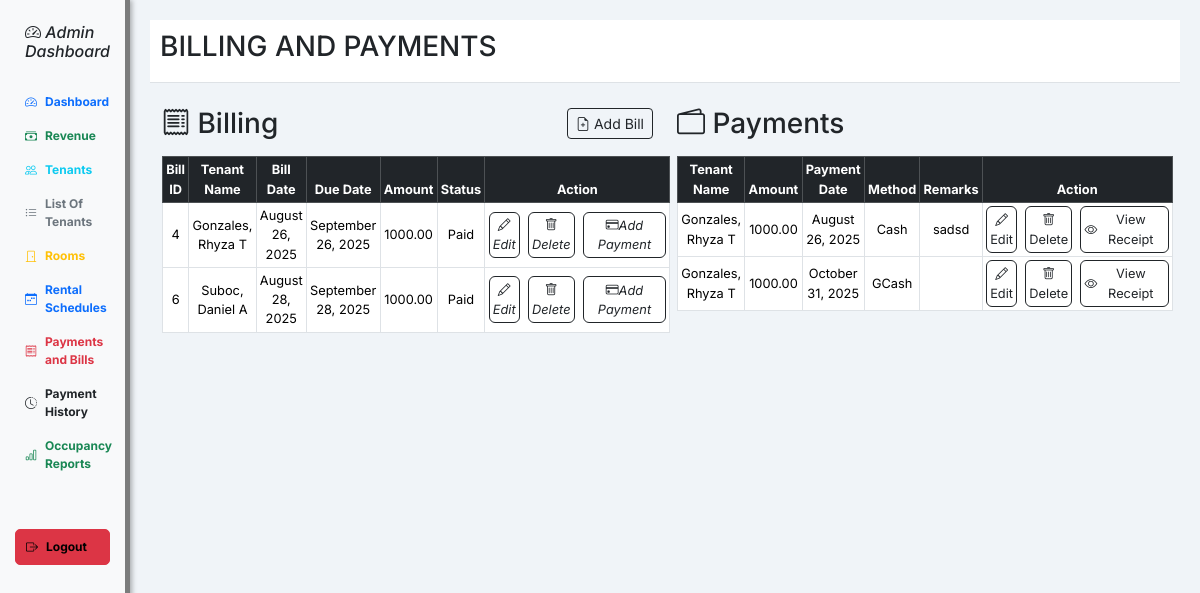
The app's page /admin/bills_payment.php with its own data.
### tables this page shows
CREATE TABLE `billing` (
  `bill_id` int(11) NOT NULL,
  `tenant_id` int(11) NOT NULL,
  `bill_date` date NOT NULL,
  `due_date` date DEFAULT NULL,
  `amount` decimal(10,2) NOT NULL,
  `status` enum('Pending','Paid') DEFAULT 'Pending',
  `email` varchar(255) DEFAULT NULL,
  `remarks` varchar(255) DEFAULT NULL
);

CREATE TABLE `tenant` (
  `tenant_id` int(11) NOT NULL,
  `firstname` varchar(255) NOT NULL,
  `lastname` varchar(255) NOT NULL,
  `mi` varchar(10) NOT NULL,
  `contactno` varchar(20) NOT NULL,
  `email` varchar(255) NOT NULL,
  `account_created` timestamp NOT NULL DEFAULT current_timestamp() ON UPDATE current_timestamp(),
  `status` varchar(100) DEFAULT NULL,
  `room_id` int(11) DEFAULT NULL
);

CREATE TABLE `payments` (
  `payment_id` int(11) NOT NULL,
  `bill_id` int(11) NOT NULL,
  `tenant_id` int(11) NOT NULL,
  `payment_date` date NOT NULL,
  `amount` decimal(10,2) NOT NULL,
  `payment_method` varchar(50) NOT NULL,
  `remarks` text DEFAULT NULL
);

### admin/bills_payment.php (the view, shortened to what this page needs)
<!DOCTYPE html>
<html lang="en">
<head>
  <link href="https://cdn.jsdelivr.net/npm/bootstrap@5.3.1/dist/css/bootstrap.min.css" rel="stylesheet" />
    <link rel="stylesheet" href="https://cdn.jsdelivr.net/npm/bootstrap-icons@1.11.3/font/bootstrap-icons.css">
</head>
<body>
  <div class="d-flex">
    <nav class="sidebar">
      <h3 class="text-dark" style="font-size: 1.1rem;"><a href="dashboard.php" style="text-decoration: none; color: inherit;"> <strong>
            <h6> <i class="bi bi-speedometer2">
              Admin Dashboard</i> </h6>
          </strong></a></h3>
      <a href="dashboard.php" class="d-flex align-items-center gap-2 fw-bold text-primary">
        <i class="bi bi-speedometer2"></i> Dashboard
      </a>
      <a href="revenue.php" class="d-flex align-items-center gap-2 fw-bold text-success">
        <i class="bi bi-cash-stack"></i> Revenue
      </a>
      <a href="tenants.php" class="d-flex align-items-center gap-2 fw-bold text-info">
        <i class="bi bi-people"></i> Tenants
      </a>
      <a href="tenantlist.php" class="d-flex align-items-center gap-2 fw-bold text-secondary">
        <i class="bi bi-list-ul"></i> List Of Tenants
      </a>
      <a href="rooms.php" class="d-flex align-items-center gap-2 fw-bold text-warning">
        <i class="bi bi-door-closed"></i> Rooms
      </a>
      <a href="rentalsched.php" class="d-flex align-items-center gap-2 fw-bold text-primary">
        <i class="bi bi-calendar-week"></i> Rental Schedules
      </a>
      <a href="bills_payment.php" class="d-flex align-items-center gap-2 fw-bold text-danger">
        <i class="bi bi-receipt"></i> Payments and Bills
      </a>
      <a href="payment_history.php" class="d-flex align-items-center gap-2 fw-bold text-dark">
        <i class="bi bi-clock-history"></i> Payment History
      </a>
      <a href="occupancy.php" class="d-flex align-items-center gap-2 fw-bold text-success">
        <i class="bi bi-bar-chart"></i> Occupancy Reports
      </a>
      <a href="logout.php" class="mt-5 btn btn-danger btn-sm d-flex align-items-center gap-2 fw-bold" onclick="return confirm('Are you sure you want to logout?')">
        <i class="bi bi-box-arrow-right"></i> Logout
      </a>
    </nav>
    <div class="content">
      <div class="header">
        <h3 class="">BILLING AND PAYMENTS</h3>
      </div>
      <div class="container mt-4">
        <div class="row">
          <div class="col-md-6">
            <div class="d-flex justify-content-between align-items-center mb-3">
              <h3 class="text-dark mb-0"><i class="bi bi-receipt"></i> Billing</h3>
              <button class="btn btn-outline-dark btn-sm" data-bs-toggle="modal" data-bs-target="#addBillModal">
                 <i class="bi bi-file-earmark-plus"></i> Add Bill
              </button>
            </div>
            <table class="table table-xs table-bordered align-middle text-center" style="width: 100%; margin: 0;">
              <thead class="table-dark">
                <tr>
                  <th>Bill ID</th>
                  <th>Tenant Name</th>
                  <th>Bill Date</th>
                  <th>Due Date</th>
                  <th>Amount</th>
                  <th>Status</th>
                  <th>Action</th>
                </tr>
              </thead>
              <tbody>
                <?php
                include '../conn.php';
                $data = mysqli_query($conn, "SELECT billing.bill_id, tenant.lastname, tenant.firstname, tenant.mi, billing.bill_date, billing.due_date, billing.amount, billing.status FROM billing JOIN tenant ON billing.tenant_id = tenant.tenant_id");
                while ($display = mysqli_fetch_array($data)) {
                ?>
                  <tr>
                    <td><?php echo $display['bill_id'] ?></td>
                    <td><?php echo $display['lastname'] . ', ' . $display['firstname'] . ' ' . $display['mi']; ?></td>
                    <td><?php echo date("F d, Y", strtotime($display['bill_date'])); ?></td>
                    <td><?php echo date("F d, Y", strtotime($display['due_date'])); ?></td>
                    <td><?php echo $display['amount']; ?></td>
                    <td><?php echo $display['status']; ?></td>
                    <td>
                      <div class="d-flex justify-content-center gap-2">
                        <button class="btn btn-outline-dark btn-xs" data-bs-toggle="modal" data-bs-target="#editModal<?php echo $display['bill_id']; ?>">
                          <i class="bi bi-pencil">Edit</i>
                        </button>
                        <button class="btn btn-outline-dark btn-xs" data-bs-toggle="modal" data-bs-target="#deleteModal<?php echo $display['bill_id']; ?>"><i class="bi bi-trash">Delete</i></button>
                        <button class="btn btn-outline-dark btn-xs w-100" data-bs-toggle="modal" data-bs-target="#addPaymentModal<?php echo $display['bill_id']; ?>"><i class = 'bi bi-credit-card'>Add Payment</i></button>
                      </div>
                    </td>
                  </tr>
                <?php
                }
                ?>
              </tbody>
            </table>
          </div>
          <div class="col-md-6">
            <div class="d-flex justify-content-between align-items-center mb-3">
              <h3 class="text-dark mb-0"><i class="bi bi-wallet2"></i> Payments</h3>
            </div>
            <table class="table table-xs table-bordered align-middle text-center" style="width: 100%;">
              <thead class="table-dark">
                <tr>
                  <th>Tenant Name</th>
                  <th>Amount</th>
                  <th>Payment Date</th>
                  <th>Method</th>
                  <th>Remarks</th>
                  <th>Action</th>
                </tr>
              </thead>
              <tbody>
                <?php
                $payments = mysqli_query($conn, "SELECT payments.*, tenant.lastname, tenant.firstname, tenant.mi FROM payments JOIN billing ON payments.bill_id = billing.bill_id JOIN tenant ON billing.tenant_id = tenant.tenant_id");
                while ($pay = mysqli_fetch_assoc($payments)) {
                ?>
                  <tr>
                    <td><?php echo $pay['lastname'] . ', ' . $pay['firstname'] . ' ' . $pay['mi']; ?></td>
                    <td><?php echo $pay['amount']; ?></td>
                    <td><?php echo date('F d, Y', strtotime($pay['payment_date'])); ?></td>
                    <td><?php echo $pay['payment_method']; ?></td>
                    <td><?php echo $pay['remarks']; ?></td>
                    <td>
                      <div class="d-flex justify-content-center gap-2">
  <button class="btn btn-outline-dark btn-xs " data-bs-toggle="modal" data-bs-target="#editPaymentModal<?php echo $pay['payment_id']; ?>">
    <i class="bi bi-pencil"></i> Edit
  </button>
  <button class="btn btn-outline-dark btn-xs" data-bs-toggle="modal" data-bs-target="#deletePay_<?php echo $pay['payment_id']; ?>">
    <i class="bi bi-trash"></i> Delete
  </button>
  <a href="view_receipt.php" class="btn btn-outline-dark btn-xs w-100 d-flex justify-content-center align-items-center">
    <i class="bi bi-eye"></i> View Receipt
  </a>
</div>
                  </tr>
                <?php } ?>
              </tbody>
            </table>
          </div>
        </div>
      </div>
    </div>
  </div>
</body>
</html>

### admin/bills_payment.php (style rules this page uses)
body { font-family: 'Inter', system-ui, -apple-system, 'Segoe UI', sans-serif; background: #f0f4f8; }
.sidebar { height: 100vh; width: 130px; background-color: #f8f9fa; padding: 15px; border-right: 5px solid rgba(0, 0, 0, 0.5); box-shadow: 2px 0 5px rgba(0, 0, 0, 0.3); }
.sidebar a { color: #343a40; text-decoration: none; padding: 8px 10px; display: block; border-radius: 5px; font-size: 0.75rem; transition: background-color 0.3s; }
.content { padding: 20px; flex-grow: 1; }
.header { background-color: #ffffff; padding: 10px; border-bottom: 1px solid #dee2e6; }
.d-flex .sidebar a { color: black; }
.table-xs td, .table-xs th { padding: 0.2rem; font-size: 0.8rem; }
.btn-xs { padding: 0.2rem; font-size: 0.8rem; width: 50px; }

### records on screen
billing: bill_id "4", tenant.lastname "Gonzales", tenant.firstname "Rhyza", tenant.mi "T", bill_date "August 26, 2025", due_date "September 26, 2025", amount "1000.00", status "Paid"
billing: bill_id "6", tenant.lastname "Suboc", tenant.firstname "Daniel", tenant.mi "A", bill_date "August 28, 2025", due_date "September 28, 2025", amount "1000.00", status "Paid"
payments: tenant.lastname "Gonzales", tenant.firstname "Rhyza", tenant.mi "T", amount "1000.00", payment_date "August 26, 2025", payment_method "Cash", remarks "sadsd"
payments: tenant.lastname "Gonzales", tenant.firstname "Rhyza", tenant.mi "T", amount "1000.00", payment_date "October 31, 2025", payment_method "GCash"
